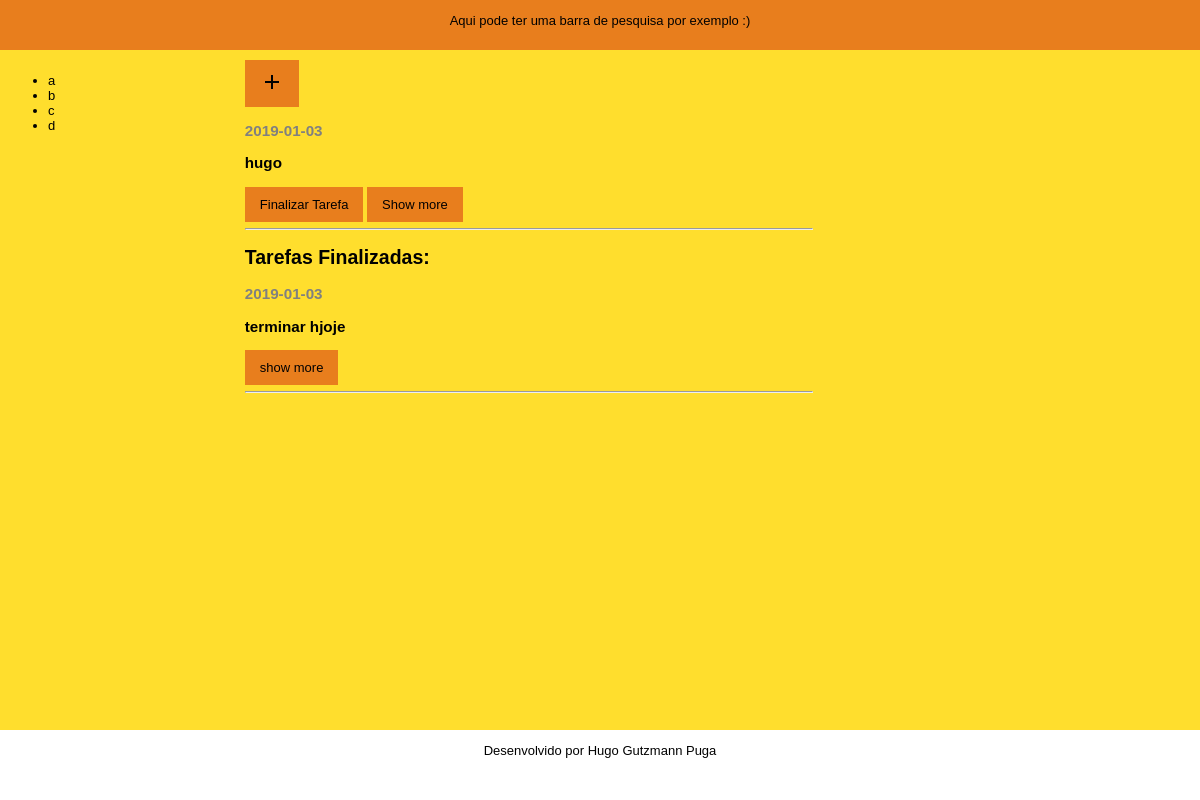
The app's page /app/controlers/ControlerGeral.php, older data.
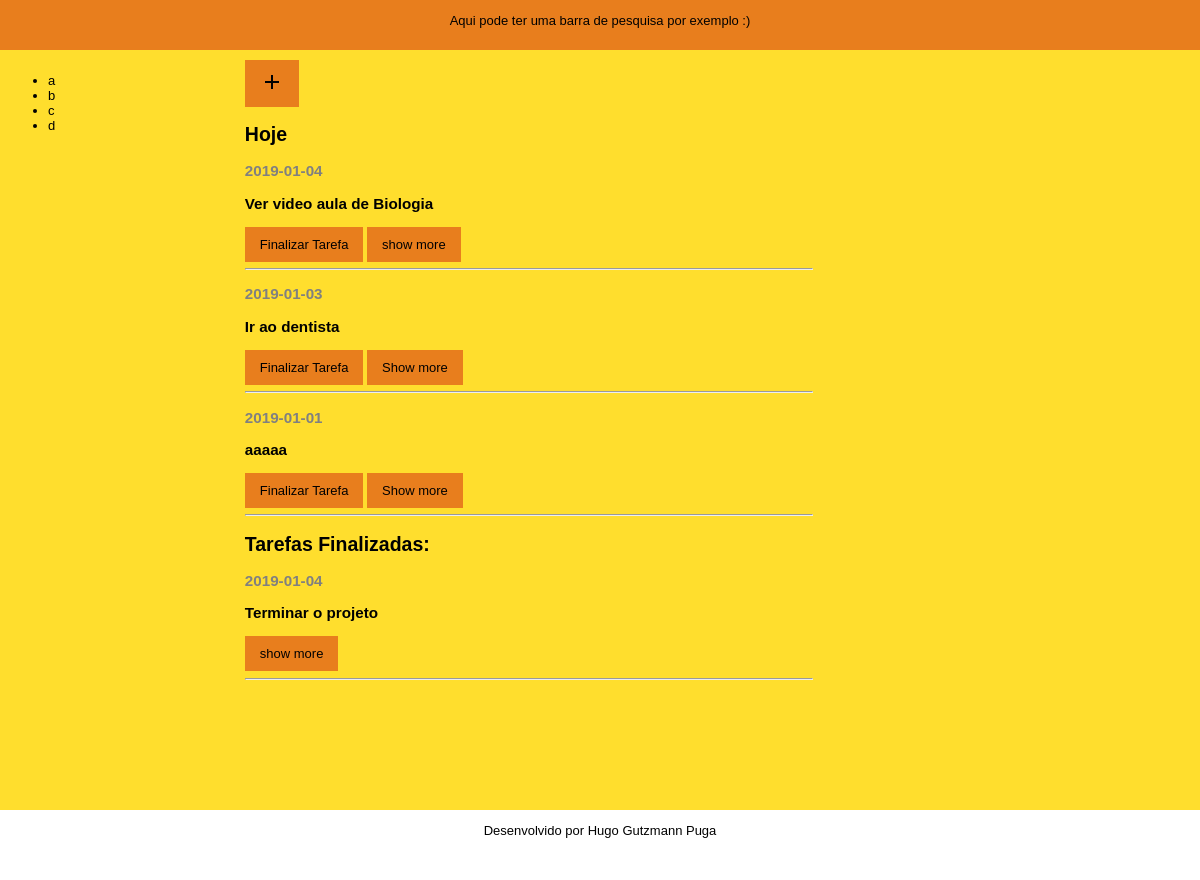
The same page, newer data.
### tables this page shows
CREATE TABLE `afazeres` (
  `id` int(11) NOT NULL,
  `nome` varchar(100) NOT NULL,
  `data` date NOT NULL,
  `descricao` varchar(800) NOT NULL
);

CREATE TABLE `finalizadas` (
  `id` int(11) NOT NULL,
  `nome` varchar(100) NOT NULL,
  `data` date NOT NULL,
  `descricao` varchar(800) NOT NULL
);

### app/models/DBConnection.php (called while the page is built, shortened)
<?php
class DBConnection {
    public static $conexao = null;
    public static function getConexao(){
        try{
            if(self::$conexao == null){
                self::$conexao = new PDO("mysql:host=".self::HOST.";dbname=".self::NOMEBANCO, self::USUARIO, self::SENHA);
                self::$conexao->setAttribute(PDO::ATTR_ERRMODE, PDO::ERRMODE_EXCEPTION);
            }
            return self::$conexao;
        }catch(PDOException $e){
            die("Falhou a conexao ou ocorreu um erro banco: " . $e->getMessage());
        }
        return $conexao;
    }
}
?>

### app/models/geralCrud.php (called while the page is built, shortened)
<?php
require_once "DBConnection.php";
require_once "Afazeres.php";
class GeralCrud
{
	public $conexao;
	public function __construct(){
    $this->conexao = DBConnection::getConexao();
}
	public function showTarefasHoje ($data){
		  $sql = "SELECT * FROM afazeres where data = '{$data}' ";
        $resultado = $this->conexao->query($sql);
        $tarefas = $resultado->fetchAll(PDO::FETCH_ASSOC);
        foreach ($tarefas as $tarefa) {
        	$id        = $tarefa['id'];
        	$nome 	   = $tarefa['nome'];
        	$data 	   = $tarefa['data'];
        	$descricao = $tarefa['descricao'];
        $obj = new Afazeres ($id,$nome,$data,$descricao);
        $listaAfazeres[] = $obj;
}
if (isset($listaAfazeres)) {
        return $listaAfazeres;
    }
}
	public function showTarefas ($data){
		  $sql = "SELECT * FROM afazeres where data != '{$data}' order by data desc";
        $resultado = $this->conexao->query($sql);
        $tarefas = $resultado->fetchAll(PDO::FETCH_ASSOC);
        foreach ($tarefas as $tarefa) {
        	$id        = $tarefa['id'];
        	$nome 	   = $tarefa['nome'];
        	$data 	   = $tarefa['data'];
        	$descricao = $tarefa['descricao'];
        $obj = new Afazeres ($id,$nome,$data,$descricao);
        $listaAfazeres[] = $obj;
}
if (isset($listaAfazeres)) {
        return $listaAfazeres;
	}
 }
    public function showFinalizadas(){
        $sql ="select * from finalizadas";
        $resultado = $this->conexao->query($sql);
        $tarefas = $resultado->fetchAll(PDO::FETCH_ASSOC);
        foreach ($tarefas as $tarefa) {
            $id        = $tarefa['id'];
            $nome      = $tarefa['nome'];
            $data      = $tarefa['data'];
            $descricao = $tarefa['descricao'];
        $obj = new Afazeres ($id,$nome,$data,$descricao);
        $listaAfazeres[] = $obj;
    }
    if (isset($listaAfazeres)) {
        return $listaAfazeres;
    }
 }
}

### app/models/Afazeres.php (called while the page is built, shortened)
<?php
class Afazeres
{
	function __construct($id=null,$nome=null,$data=null,$descricao=null)
	{
		$this->id     	 = $id;
		$this->nome   	 = $nome;
		$this->data   	 = $data;
	}
}
?>

### app/view/index.php (the view, shortened to what this page needs)
<!DOCTYPE html>
<html lang="en">
<head>
	<link rel="stylesheet" href="../../assets/css/cssoriginal.css">
	<link rel="stylesheet" href="../../assets/js/js.js">
</head>
<body>
<div class="barracima">
<p>Aqui pode ter uma barra de pesquisa por exemplo :)</p>
</div>
<div class="container">
<div class="navbar">
	<ul>
		<li>a</li>
		<li>b</li>
		<li>c</li>
		<li>d</li>
	</ul>
</div>
<div class="corpoabsoluto">
<section class="formulario">
	<a class="accordion" ><img src="../../assets/img/baseline-add-24px.svg"></img></a>
</section>
<section>
<?php if(isset($tarefasHoje)){ ?>
 <h2>Hoje</h2>
 <?php foreach ($tarefasHoje as $tarefaHoje): ?>
 		<h3 class="data"><?= $tarefaHoje->data?></h3>
	 	<h3><?= $tarefaHoje->nome ?></h3>
	 	<a href="../controlers/controlerGeral.php?acao=finalizaTarefa&idtarefa=<?=$tarefaHoje->id?>">Finalizar Tarefa</a>
	 	<div class="accordion">show more</div>
 <hr>
 <?php endforeach; } ?>
</section>
<?php
 if (isset($tarefasHum)) {
 foreach ($tarefasHum as $tarefaHum) : ?>
 	<section>
	<h3 class="data"><?php 	$data = $tarefaHum->data;
	echo $data;
		?></h3>
	 	<h3><?= $tarefaHum->nome ?></h3>
	 	<a href="../controlers/controlerGeral.php?acao=finalizaTarefa&idtarefa=<?=$tarefaHum->id?>">Finalizar Tarefa</a>
		<div class="accordion">Show more</div>
<hr>
 <?php endforeach; } ?>
</section>
 <?php
 $finalizadas = $crud->showFinalizadas();
  if (isset($finalizadas)): ?>
  	<section>
  	<h2>Tarefas Finalizadas: </h2>
  	<?php foreach ($finalizadas as $finalizada) { ?>
  	<h3 class="data"><?= $finalizada->data?></h3>
 		<h3><?= $finalizada->nome?></h3>
  		<div class="accordion">show more</div>
 		<hr>
 <?php } endif ?>
</section>
	</div>
<footer>
	<p>Desenvolvido por Hugo Gutzmann Puga</p>
</footer>
	</body>
</html>

### app/controlers/ControlerGeral.php (shortened to what this page needs)
<?php
require '../models/geralCrud.php';
require_once '../models/Afazeres.php';
if (isset($_GET['acao'])){
    $acao = $_GET['acao'];
}else{
    $acao = 'index';
}
switch ($acao) {
	case 'index':
	$data = date('Y-m-d');
	$crud   = new geralCrud();
	$tarefasHoje = $crud->showTarefasHoje($data);
	$tarefasHum = $crud->showTarefas($data);
		include "../view/index.php";
		break;
}
?>

### assets/css/cssoriginal.css (style rules this page uses)
.accordion { border: none; outline: none; transition: 0.4s; background-color: #E87E1D; border: none; color: white; padding: 10px 15px; text-align: center; text-decoration: none; display: inline-block; cursor: pointer; color: black; }
body { background-color: #FFDE2D; font-family: sans-serif; font-size: 13px; }
.container { position: relative; margin-top: 60px; }
.navbar { position: absolute; left :0px; width: 20%; }
.corpoabsoluto { margin-left: 20%; margin-right: 20%; margin-bottom: 200px; }
.barracima { background-color: #FF2021; position: fixed; top: 0; left: 0; height: 50px; background-color: white; width: 100%; }
footer { text-align: center; position: fixed; bottom: 0; left: 0; height: 70px; background-color: white; width: 100%; }
a { background-color: #E87E1D; border: none; color: white; padding: 10px 15px; text-align: center; text-decoration: none; display: inline-block; color: black; cursor: pointer; }
hr { margin-right: 20%; }
.barracima { background-color: #E87E1D; text-align: center; }
.data { color: gray; }

Row changes from the older to the newer data that the page shows:
removed afazeres: data "2019-01-03", nome "hugo"
removed finalizadas: data "2019-01-03", nome "terminar hjoje"
added afazeres: data "2019-01-04", nome "Ver video aula de Biologia", shown under "Hoje"
added afazeres: data "2019-01-03", nome "Ir ao dentista"
added afazeres: data "2019-01-01", nome "aaaaa"
added finalizadas: data "2019-01-04", nome "Terminar o projeto"
Text that changed along with them:
text now shown: "Hoje"
